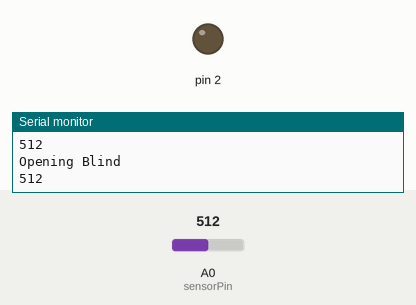
This sketch was run on a simulated Arduino Uno, built with avr-gcc and run on an emulated ATmega328P. On the bench: output pins drawn as LEDs (lit = HIGH), the last lines printed to the serial monitor. The test bench sets the inputs (shaded band); at power-on: A0 (sensorPin) = 512.

Above: at 1.8 s.
1.9 s: A0 (sensorPin) set to 356
3.4 s: A0 (sensorPin) set to 331
At 4.6 s:
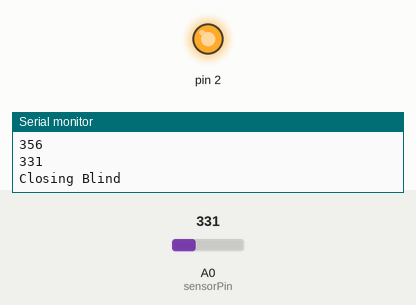
5.5 s: A0 (sensorPin) set to 360
At 7.2 s:
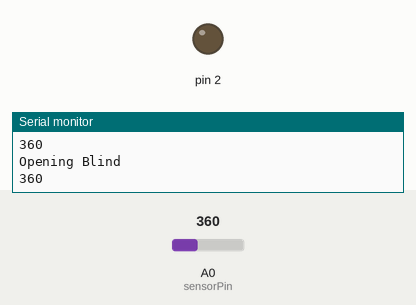
7.5 s: A0 (sensorPin) set to 340
At 8.9 s:
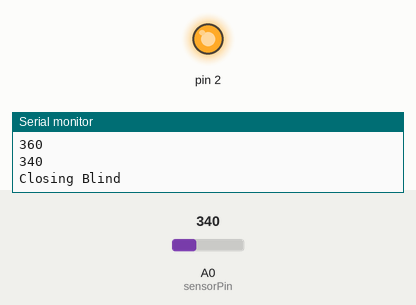
Timing chart, 0 to 10.5 s (numbered marks = the images above; inputs shaded):
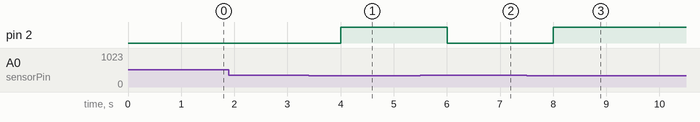

The sketch:

autoblind.ino
```cpp
int sensorPin = A0; // select the input pin for LDR
int sensorValue = 0; // variable to store the value coming from the sensor

bool blindClosed = false;


void setup() {
  Serial.begin(9600); //sets serial port for communication

  Serial.println("Autoblind Initiated");
  // Close all blinds when start
  blindClosed = true;
  // close the blind
  analogWrite(2, 255);
  Serial.println("Closing Blind");

}

void loop() {
  sensorValue = analogRead(sensorPin); // read the value from the sensor
  Serial.println(sensorValue); //prints the values coming from the sensor on the screen

  // Open blind if it's normal outside and the blind is closed
  if (sensorValue > 350 && sensorValue < 1000 && blindClosed == true)
  {
    blindClosed = false;
    // open the blind
    analogWrite(2, 0);
    Serial.println("Opening Blind");
  }
  // Close the blind when it's dark or really bright outside and the blind is opened
  else if ((sensorValue < 350 || sensorValue > 1000) && blindClosed == false)
  {
    blindClosed = true;
    // close the blind
    analogWrite(2, 255);
    Serial.println("Closing Blind");
  }


  delay(1000);
}
```

Measured:
- the behaviour switches between 350 and 349 on A0 (sensorPin) (found by bisection; images 0 and 1)
- after the input at 3.4 s, pin 2: LOW → HIGH after 0.60 s
- after the input at 5.5 s, pin 2: HIGH → LOW after 0.50 s
- after the input at 7.5 s, pin 2: LOW → HIGH after 0.50 s
